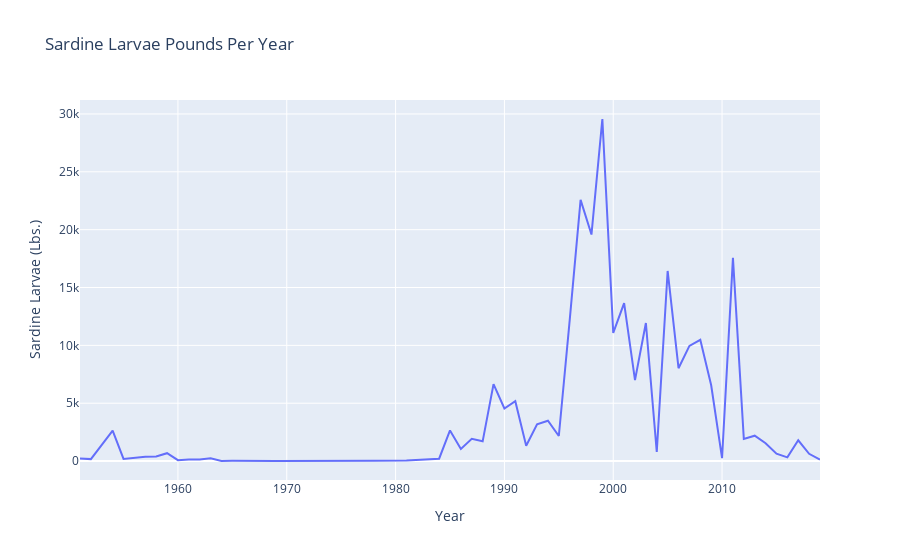

Notebook code cell kept with this figure:
### Markdown cell above
### Sardine Larvae Per Year

The chart below visualizes the amount of sardine larvae, in thousands of pounds, recorded per year. Recall that the number of sardine larvae should be able to act as an indicator and help predict the number of adult sardine that will be caught.

### Code cell
sardine_larvae = pd.read_csv("data/sardine_larvae.csv")
fig = px.line(
    sardine_larvae, 
    x = 'Year', 
    y = 'Sardine Larvae lbs', 
    title = 'Sardine Larvae Pounds Per Year',
    labels={'Sardine Larvae lbs':'Sardine Larvae (Lbs.)'})
fig.show()

### Figure 1 — Plotly figure (JSON) as saved in the notebook; plotly's stock layout.template omitted (floating-point values rounded to 4 significant figures)
{"data": [{"hovertemplate": "Year=%{x}<br>Sardine Larvae (Lbs.)=%{y}<extra></extra>", "legendgroup": "", "line": {"color": "#636efa", "dash": "solid"}, "mode": "lines", "name": "", "orientation": "v", "showlegend": false, "type": "scatter", "x": [1951, 1952, 1954, 1955, 1957, 1958, 1959, 1960, 1961, 1962, 1963, 1964, 1965, 1966, 1969, 1978, 1981, 1984, 1985, 1986, 1987, 1988, 1989, 1990, 1991, 1992, 1993, 1994, 1995, 1996, 1997, 1998, 1999, 2000, 2001, 2002, 2003, 2004, 2005, 2006, 2007, 2008, 2009, 2010, 2011, 2012, 2013, 2014, 2015, 2016, 2017, 2018, 2019], "xaxis": "x", "y": [216.5, 170.3, 2623.0, 186.4, 370.1, 395.7, 682.3, 74.68, 132.6, 144.8, 242.8, 12.85, 23.04, 14.89, 6.52, 25.2, 47.55, 204.9, 2647.0, 1044.0, 1924.0, 1706.0, 6646.0, 4541.0, 5171.0, 1327.0, 3185.0, 3483.0, 2169.0, 12180.0, 22580.0, 19580.0, 29560.0, 11080.0, 13660.0, 6994.0, 11930.0, 795.7, 16430.0, 8025.0, 9952.0, 10480.0, 6549.0, 249.3, 17560.0, 1919.0, 2196.0, 1542.0, 633.6, 317.5, 1795.0, 629.1, 128.5], "yaxis": "y"}], "layout": {"legend": {"tracegroupgap": 0}, "title": {"text": "Sardine Larvae Pounds Per Year"}, "xaxis": {"anchor": "y", "domain": [0, 1], "title": {"text": "Year"}}, "yaxis": {"anchor": "x", "domain": [0, 1], "title": {"text": "Sardine Larvae (Lbs.)"}}}}
